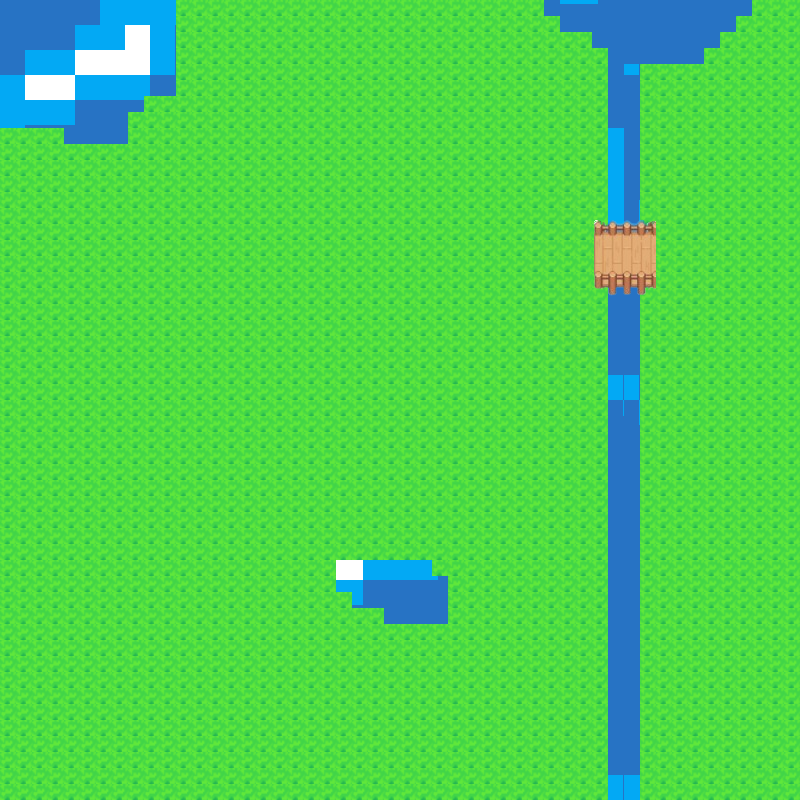

Tiled map render using the project's own tile images. Description and the map definition, with tile-layer contents summarised, below:
An orthogonal 50x50 tile map with 16x16 px tiles, 4 tile layers (bottomlayer, middlelayer, toplayer, inbetweenlayer), 6 tilesets.

<map version="1.10" tiledversion="1.11.2" orientation="orthogonal" renderorder="right-down" width="50" height="50" tilewidth="16" tileheight="16" infinite="0" nextlayerid="5" nextobjectid="1">
 <tileset firstgid="1" name="Screenshot 2025-07-07 125944" tilewidth="16" tileheight="16" tilecount="3621" columns="71">
  <image source="../tiles/Screenshot 2025-07-07 125944.png" width="1140" height="831" />
 </tileset>
 <tileset firstgid="3622" name="45e38c3f-beef-4c18-887b-fed176344f99" tilewidth="16" tileheight="16" tilecount="4096" columns="64">
  <image source="45e38c3f-beef-4c18-887b-fed176344f99.png" width="1024" height="1024" />
 </tileset>
 <tileset firstgid="7718" name="water" tilewidth="16" tileheight="16" tilecount="5625" columns="75">
  <image source="../tiles/water.png" width="1200" height="1200" />
 </tileset>
 <tileset firstgid="13343" source="Overview.tsx" />
 <tileset firstgid="17503" name="Screenshot_2025-07-09_132145-removebg-preview-removebg-preview" tilewidth="16" tileheight="16" tilecount="28" columns="4">
  <image source="Screenshot_2025-07-09_132145-removebg-preview-removebg-preview.png" width="75" height="116" />
 </tileset>
 <tileset firstgid="17531" name="Market 2" tilewidth="38" tileheight="47" tilecount="1" columns="1">
  <image source="Other Buildings/Market 2.png" width="38" height="47" />
 </tileset>
 <layer id="1" name="bottomlayer" width="50" height="50">
  <data>[2500 cells, 2500 non-empty, 176 distinct tile ids]</data>
 </layer>
 <layer id="2" name="middlelayer" width="50" height="50">
  <data>[2500 cells, 0 non-empty, 0 distinct tile ids]</data>
 </layer>
 <layer id="3" name="toplayer" width="50" height="50">
  <data>[2500 cells, 41 non-empty, 25 distinct tile ids]</data>
 </layer>
 <layer id="4" name="inbetweenlayer" width="50" height="50">
  <data>[2500 cells, 0 non-empty, 0 distinct tile ids]</data>
 </layer>
</map>
